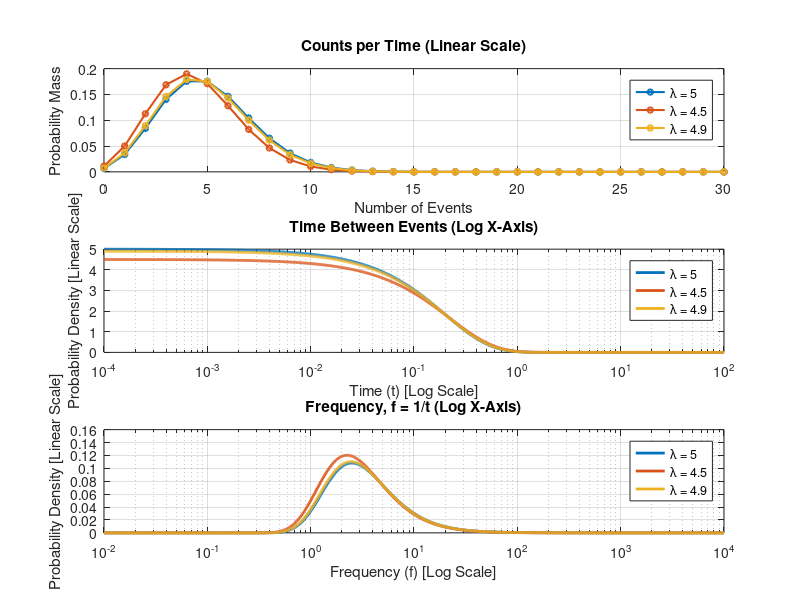

The MATLAB source for this figure: (Note: this script raises an error after producing the figure.)
% Define the list of lambda values you want to compare
lambdas = [5, 4.5, 4.9]; % Add or remove numbers here
counts_upper = 30; 
time_lower = -4;
time_upper = 2;

% Set up the figure
figure('Name', 'Poisson Process Distributions Comparison', 'Position', [50, 50, 800, 800]);

% Create an empty cell array to hold the legend labels
legend_labels = cell(1, length(lambdas));

% Loop through each lambda value
for i = 1:length(lambdas)
    lambda = lambdas(i);
    
    % Store the text for the legend
    legend_labels{i} = sprintf('\\lambda = %d', lambda);
    
    %% 1. Counts per Time (Poisson PMF)
    subplot(3, 1, 1);
    x_counts = 0:counts_upper; 
    y_counts = poisspdf(x_counts, lambda); 
    % We use a line with circle markers ('-o') instead of stem to keep the overlay clean
    plot(x_counts, y_counts, '-o', 'LineWidth', 1.5, 'MarkerSize', 4);
    hold on; % This tells MATLAB to overlay the next plot on top of this one
    
    %% 2. Time Between Events (t) (Exponential PDF on Semi-Log X)
    subplot(3, 1, 2);
    t_time = logspace(time_lower, time_upper, 1000); 
    y_time = exppdf(t_time, 1/lambda); 
    semilogx(t_time, y_time, 'LineWidth', 2);
    hold on;
    
    %% 3. Frequency of Events (f = 1/t) PDF on Semi-Log X
    subplot(3, 1, 3);
    f_freq = logspace(-time_upper, -time_lower, 1000); 
    y_freq = (lambda ./ (f_freq.^2)) .* exp(-lambda ./ f_freq);
    semilogx(f_freq, y_freq, 'LineWidth', 2);
    hold on;
end

% --- Apply formatting and legends AFTER the loop is finished ---

subplot(3, 1, 1);
title('Counts per Time (Linear Scale)');
xlabel('Number of Events');
ylabel('Probability Mass');
legend(legend_labels, 'Location', 'best');
grid on;

subplot(3, 1, 2);
title('Time Between Events (Log X-Axis)');
xlabel('Time (t) [Log Scale]');
ylabel('Probability Density [Linear Scale]');
legend(legend_labels, 'Location', 'best');
grid on;

subplot(3, 1, 3);
title('Frequency, f = 1/t (Log X-Axis)');
xlabel('Frequency (f) [Log Scale]');
ylabel('Probability Density [Linear Scale]');
legend(legend_labels, 'Location', 'best');
grid on;

% Adjust layout
sgtitle('Comparing Poisson Process Distributions', 'FontSize', 14, 'FontWeight', 'bold');
